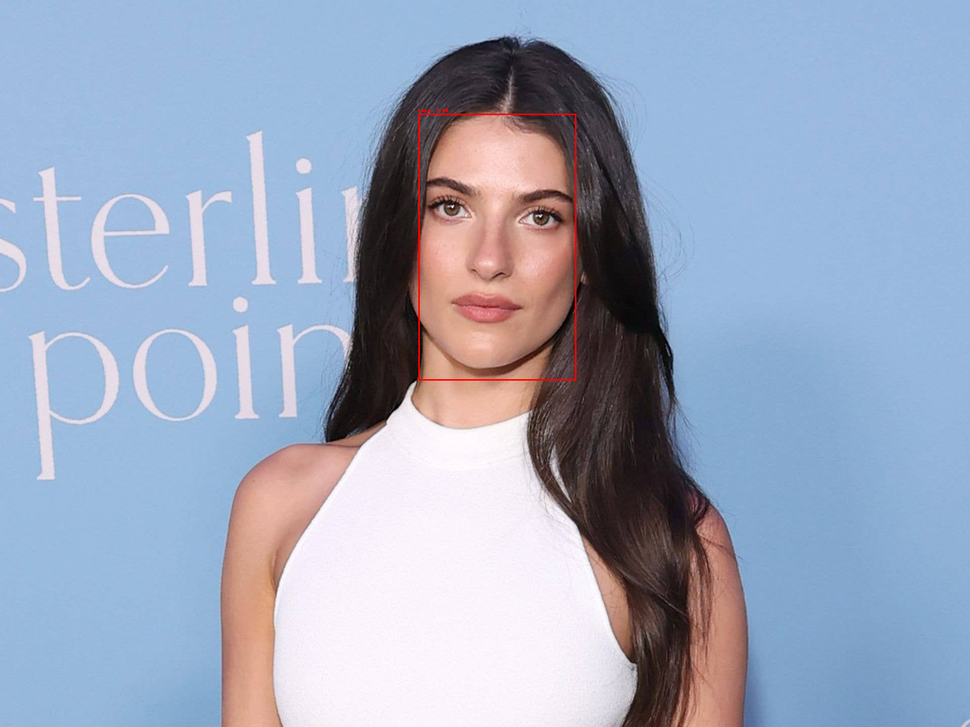
#> input picture lab08/output_detected.png, 970 x 727 px, shrunk from 1920 x 1440 before the run
$ python -i detect_face.py   (imports and definitions only)
#> lines starting #> are read from the running program, lines starting #| are printed output that depends on the picture; after the words box and inside, x2 and y2 are one past the last pixel; in counts of white or black regions, pixels touching at a corner belong together
import numpy as np
import onnxruntime as ort
from PIL import Image, ImageDraw
import warnings
from scipy.ndimage import convolve, gaussian_filter

MODEL_PATH = "version-RFB-320.onnx"

# [1 line not run here, left out]

# [1 line that did not run here, left out]
# [1 line that did not run here, left out]

# 3. Use only available providers to prevent the provider fallback warning
desired_providers = ['CUDAExecutionProvider', 'CPUExecutionProvider']
# [1 line that did not run here, left out]

# face detection
# [77 lines left out: functions hard_nms, detect_faces, not called in this run]


# Edge detection
def non_maximum_suppression(magnitude, angle):
    h, w = magnitude.shape
    out = np.zeros((h, w), dtype=np.float32)

    angle_degrees = np.degrees(angle)
    angle_degrees = angle_degrees % 180

    for i in range(1, h - 1):
        for j in range(1, w - 1):
            neighbor_one = 255.0
            neighbor_two = 255.0
            theta = angle_degrees[i, j]

            if (0 <= theta < 22.5) or (157.5 <= theta <= 180):
                neighbor_one = magnitude[i, j-1]
                neighbor_two = magnitude[i, j+1]
            elif (22.5 <= theta < 67.5):
                neighbor_one = magnitude[i+1, j-1]
                neighbor_two = magnitude[i-1, j+1]
            elif (67.5 <= theta < 112.5):
                neighbor_one = magnitude[i-1, j]
                neighbor_two = magnitude[i+1, j]
            elif (112.5 <= theta < 157.5):
                neighbor_one = magnitude[i-1, j-1]
                neighbor_two = magnitude[i+1, j+1]

            if (magnitude[i, j] >= neighbor_one) and (magnitude[i, j] >= neighbor_two):
                out[i, j] = magnitude[i, j]

    return out


def hysteresis_thresholding(img, low_thresh, high_thresh):
    STRONG = 255
    WEAK = 50
    SUPPRESSED = 0
    h, w = img.shape
    mask = np.zeros((h, w), dtype=np.uint8)

    strong_i, strong_j = np.where(img >= high_thresh)
    weak_i, weak_j = np.where((img >= low_thresh) & (img < high_thresh))

    mask[strong_i, strong_j] = STRONG
    mask[weak_i, weak_j] = WEAK

    for i in range(1, h - 1):
        for j in range(1, w - 1):
            if mask[i, j] == WEAK:
                if (mask[i+1, j-1] == STRONG or mask[i+1, j] == STRONG or mask[i+1, j+1] == STRONG
                    or mask[i, j-1] == STRONG or mask[i, j+1] == STRONG
                    or mask[i-1, j-1] == STRONG or mask[i-1, j] == STRONG or mask[i-1, j+1] == STRONG):
                    mask[i, j] = STRONG
                else:
                    mask[i, j] = SUPPRESSED

    return mask

def canny_scipy(image_path, output_path="edges_scipy.png", low=20, high=60):
#> called with image_path = 'output_detected.png', output_path = 'edges_scipy.png', low = 20, high = 60
    img = Image.open(image_path)
#> img is the input picture: PIL image 970x727 RGB; mean R, G, B 156.3, 167.8, 190.1
    img = img.convert('L')
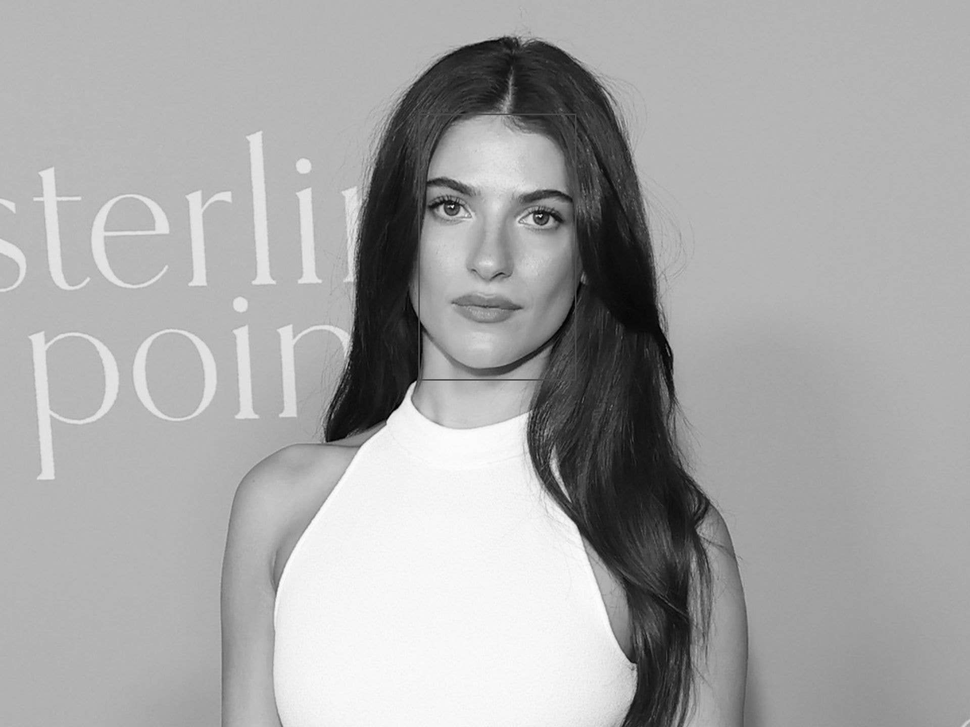
#> img: PIL image 970x727 L; min 0, max 254, mean 166.9
    img = np.array(img, dtype=np.float32)
#> img: shape (727, 970) float32
    img = gaussian_filter(img, sigma=1.4)

    K_x = np.array([
        [-1,  0,  1],
        [-2,  0,  2],
        [-1,  0,  1]
    ], dtype=np.float32)

    K_y = np.array([
        [ 1,  2,  1],
        [ 0,  0,  0],
        [-1, -2, -1]
    ], dtype=np.float32)

    G_x = convolve(img, K_x)
    G_y = convolve(img, K_y)
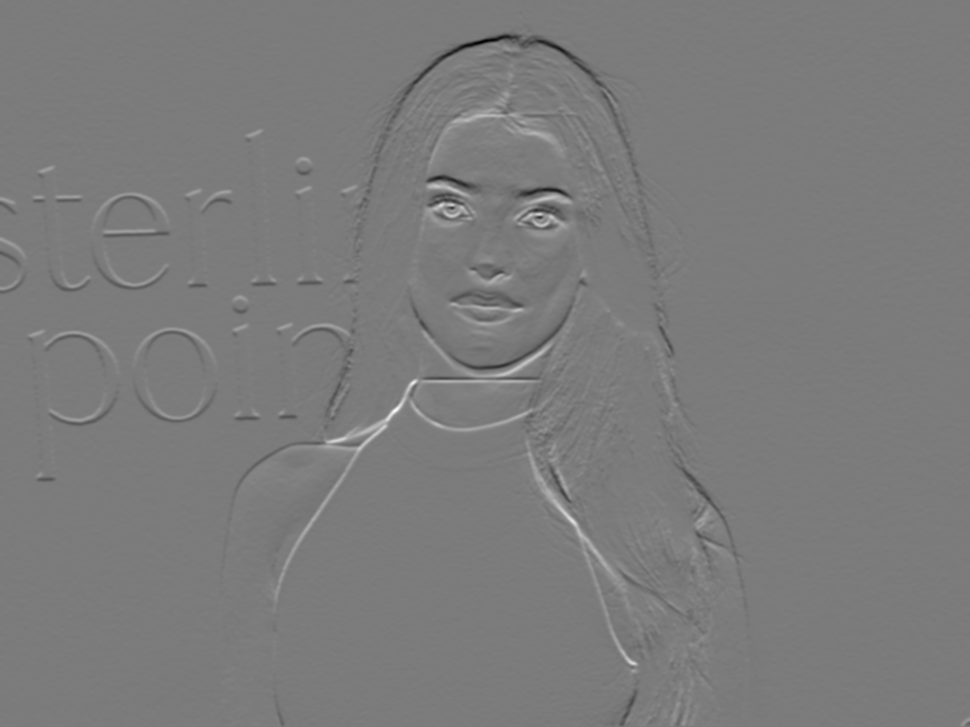
#> G_y: shape (727, 970) float32; min -309, max 327.2, mean 0; drawn with min black and max white

    M = np.sqrt(G_x**2 + G_y**2)
    M = (M / M.max()) * 255.0
    theta = np.arctan2(G_y, G_x)
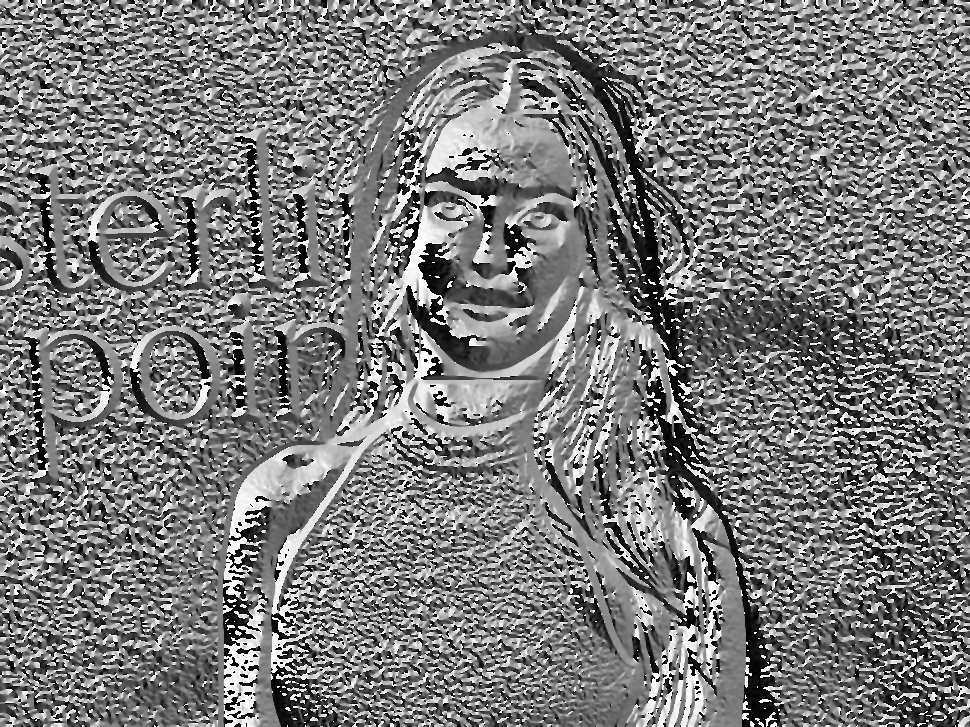
#> theta: shape (727, 970) float32; min -3.14, max 3.14, mean -0.107; drawn with min black and max white

    thin = non_maximum_suppression(M, theta)
#> in non_maximum_suppression, `angle_degrees = angle_degrees % 180`:
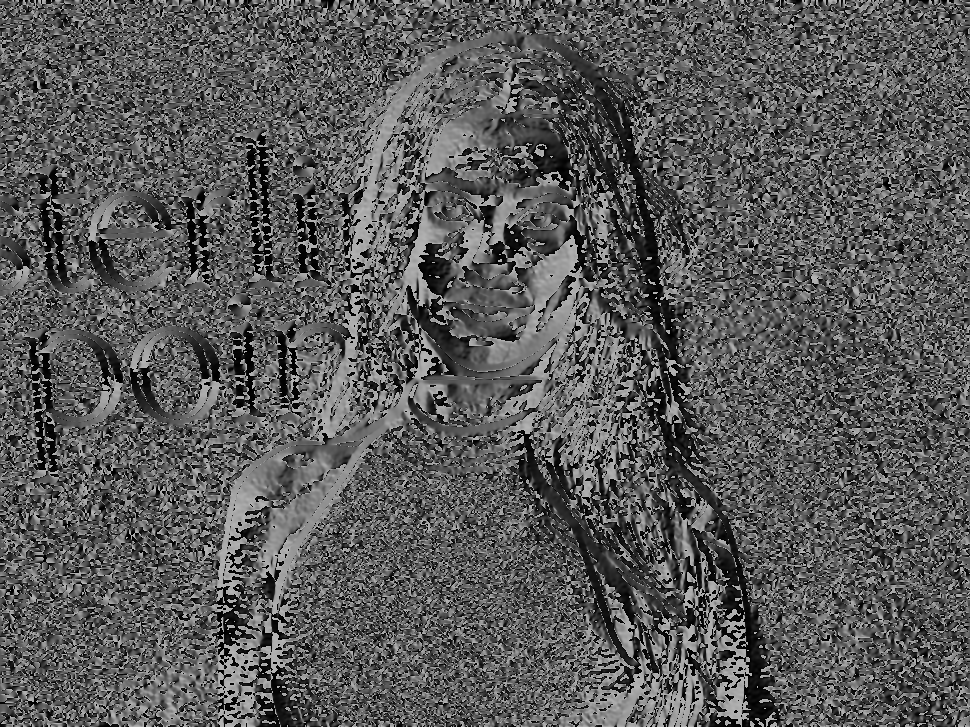
#> angle_degrees: shape (727, 970) float32; min 0, max 180, mean 89.5
#> after the loop in non_maximum_suppression, `for i in range(1, h - 1):`:
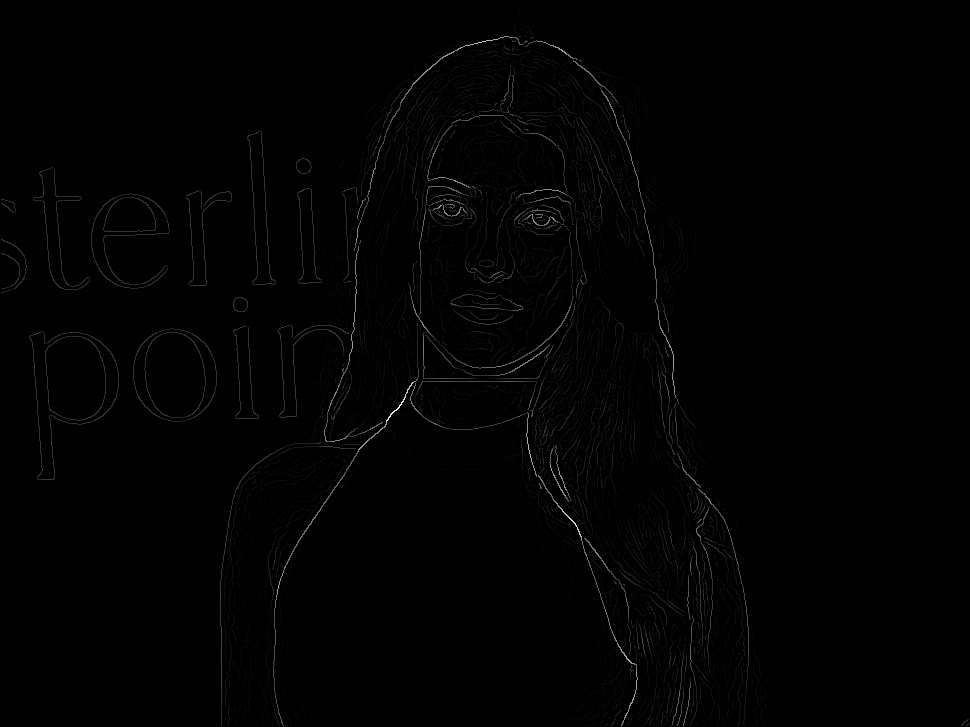
#> out: shape (727, 970) float32; min 0, max 255, mean 2.1

    edges = hysteresis_thresholding(thin, low, high)
#> in hysteresis_thresholding, `strong_i, strong_j = np.where(img >= high_thresh)`: strong_i = 4953 values from 36 to 725; strong_j = 4953 values, max 748 at index 4457, min 220 at index 4236, mean 511
#> in hysteresis_thresholding, `weak_i, weak_j = np.where((img >= low_thresh) & (img < high_thresh))`: weak_i = 12766 values from 36 to 725; weak_j = 12766 values, max 968 at index 12679, min 1 at index 2335, mean 418.2
#> after the loop in hysteresis_thresholding, `for i in range(1, h - 1):`:
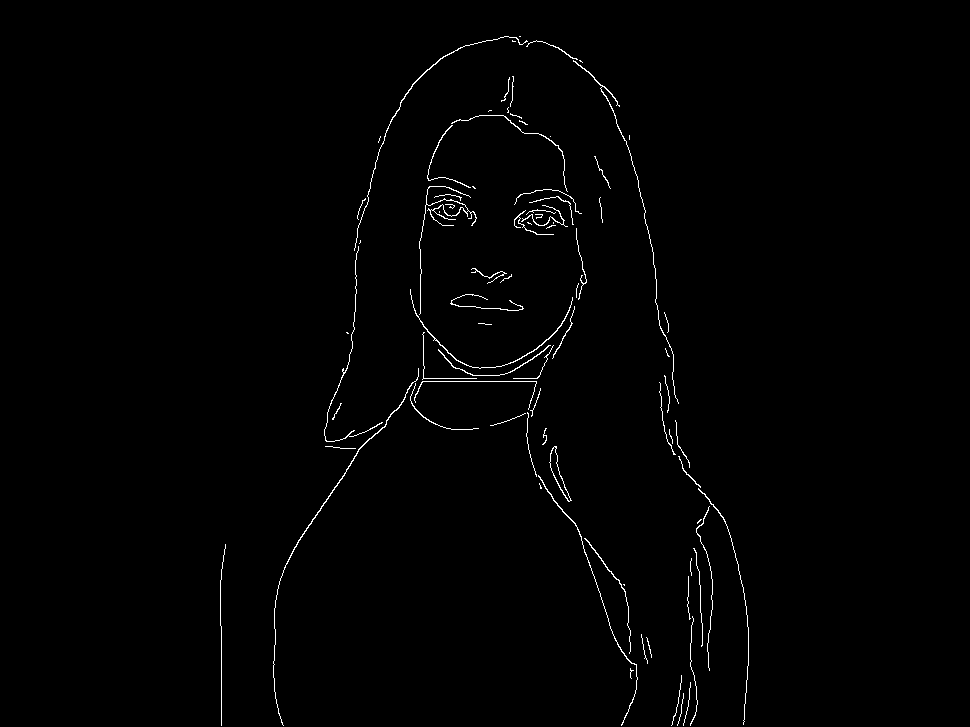
#> mask: shape (727, 970); 0.94% white in thin lines or dots, all inside (x1, y1, x2, y2) = (220, 36, 749, 726)
    edges = edges.astype(np.uint8)
    final_img = Image.fromarray(edges)
    final_img.save(output_path)

# [3 lines not run here, left out]

>>> result = canny_scipy('output_detected.png')
